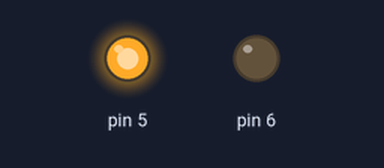
This sketch was run on a simulated Arduino Uno, built with avr-gcc and run on an emulated ATmega328P. Shown: output pins drawn as LEDs (lit = HIGH). EEPROM starts erased; what the sketch prints to the serial monitor is not drawn.

Above: at 2.6 s.
At 7.6 s:
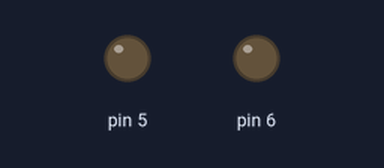
Timing chart, 0 to 9.1 s (numbered marks = the images above):
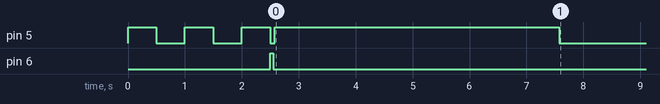

The sketch:

plantWater.ino
```cpp
#include <JeeLib.h>
#include <EEPROM.h>


int waterCount;
int moistureThreshold;
int moistureTesterOnTime;
int pumpOnTime;
int allTimeWaterEvents;

ISR(WDT_vect) { Sleepy::watchdogEvent(); }

int moisturePin = 0;

void setup() {


  pinMode(5, OUTPUT);
  pinMode(6, OUTPUT);

  waterCount = 0;
  moistureThreshold = 700;
  moistureTesterOnTime = 50;
  pumpOnTime = 5000;
  allTimeWaterEvents = EEPROM.read(0);

  Serial.begin(19200);
  Serial.println("\r\nStarting..\n");
  digitalWrite(5, HIGH);
  delay(500);
  digitalWrite(5, LOW);
  delay(500);
  digitalWrite(5, HIGH);
  delay(500);
  digitalWrite(5, LOW);
  delay(500);
  digitalWrite(5, HIGH);
  delay(500);
  digitalWrite(5, LOW);

}


void loop() {
  int val;

  digitalWrite(6, HIGH);
  delay(moistureTesterOnTime);
  val = analogRead(moisturePin);
  digitalWrite(6, LOW);

  Serial.print(moistureThreshold);
  Serial.print(" is the threshold, actual value is ");
  Serial.print(val);
  Serial.print(" total watering events ");
  Serial.print(waterCount);
  Serial.print(" , all time events - ");
  Serial.print(allTimeWaterEvents);

  Serial.println(".");

  delay(10);

  if(val > 200) {

    if(val < moistureThreshold) {
      digitalWrite(5, HIGH);
      waterCount++;
      allTimeWaterEvents++;
      EEPROM.write(0, allTimeWaterEvents);
      // Hold the pump on
      delay(pumpOnTime);
      digitalWrite(5, LOW);
    } else {
      digitalWrite(5, LOW);

    }
  }

  delay(50);
  Sleepy::loseSomeTime(1000*3600);

}
```

Measured:
- by itself, pin 5: goes LOW 0.50 s, HIGH 0.50 s, LOW 0.50 s, HIGH 0.50 s, LOW 0.07 s, HIGH 5.0 s, then LOW
- by itself, pin 6: LOW → HIGH at 2.5 s, → LOW 0.05 s later
